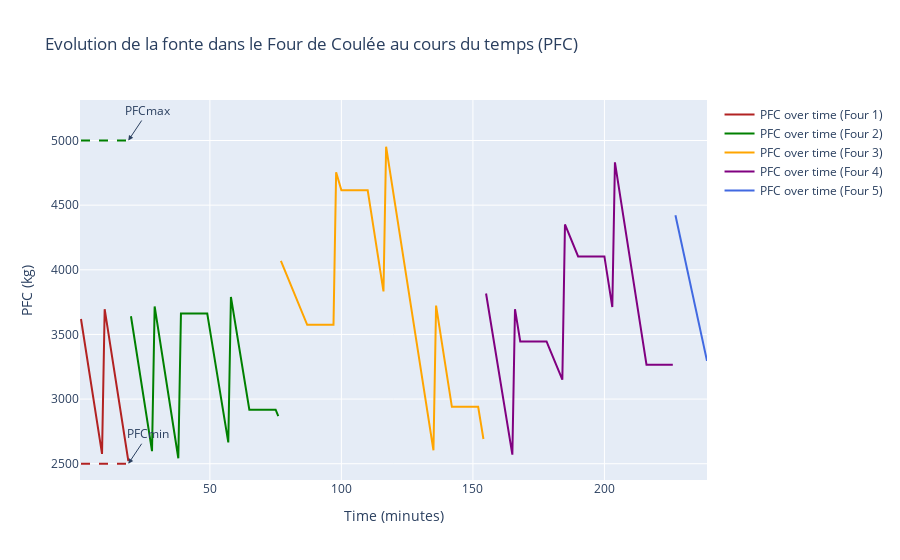
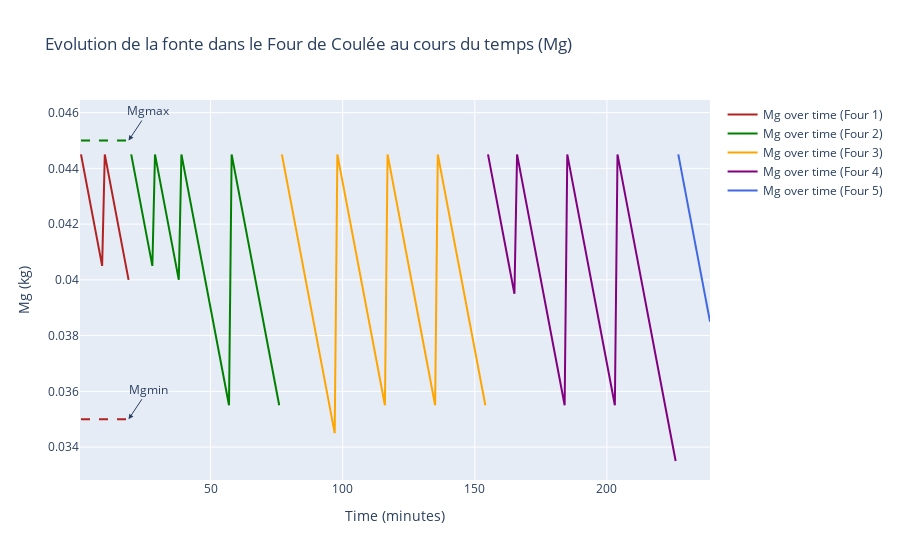

Notebook code for these charts, in order:
### Code cell
import plotly.graph_objects as go

def Plot_consom(PFC_values_dict, Mgvalues_dict, times_dict, PFCmin, PFCmax, Mgmin, Mgmax):
    # Dictionnaire de couleurs pour chaque clé
    color_dict = {
        "chargement_et_fusion": 'royalblue',
        "Four 1": 'firebrick',
        "Four 2": 'green',
        "Four 3": 'orange',
        "Four 4": 'purple',
        "Four 5": 'royalblue'
    }

    # Create Plotly figure for PFC
    fig_pfc = go.Figure()

    # Add PFC lines for each key
    for key in PFC_values_dict.keys():
        fig_pfc.add_trace(go.Scatter(x=times_dict[key], y=PFC_values_dict[key], mode='lines', name=f'PFC over time ({key})', line=dict(color=color_dict[key])))

    # Add horizontal lines for PFCmin and PFCmax
    tmin, tmax = times_dict["Four 1"][0],times_dict["Four 1"][-1]
    fig_pfc.add_shape(type="line", x0=tmin, y0=PFCmin, x1=tmax, y1=PFCmin, line=dict(color="firebrick", width=2, dash="dash"), name="PFCmin")
    fig_pfc.add_shape(type="line", x0=tmin, y0=PFCmax, x1=tmax, y1=PFCmax, line=dict(color="green", width=2, dash="dash"), name="PFCmax")

    # Customize layout for PFC figure
    fig_pfc.update_layout(title='Evolution de la fonte dans le Four de Coulée au cours du temps (PFC)', 
                          xaxis_title='Time (minutes)', yaxis_title='PFC (kg)', 
                          template='plotly', showlegend=True,
                          annotations=[
                              dict(x=tmax, y=PFCmin, xref="x", yref="y", text="PFCmin", showarrow=True, arrowhead=2, ax=20, ay=-30),
                              dict(x=tmax, y=PFCmax, xref="x", yref="y", text="PFCmax", showarrow=True, arrowhead=2, ax=20, ay=-30)
                          ])

    # Show the PFC plot
    fig_pfc.show()

    # Create Plotly figure for Mg
    fig_mg = go.Figure()

    # Add Mg lines for each key
    for key in Mgvalues_dict.keys():
        fig_mg.add_trace(go.Scatter(x=times_dict[key], y=Mgvalues_dict[key], mode='lines', name=f'Mg over time ({key})', line=dict(color=color_dict[key])))

    # Add horizontal lines for Mgmin and Mgmax
    fig_mg.add_shape(type="line", x0=tmin, y0=Mgmin, x1=tmax, y1=Mgmin, line=dict(color="firebrick", width=2, dash="dash"), name="Mgmin")
    fig_mg.add_shape(type="line", x0=tmin, y0=Mgmax, x1=tmax, y1=Mgmax, line=dict(color="green", width=2, dash="dash"), name="Mgmax")

    # Customize layout for Mg figure
    fig_mg.update_layout(title='Evolution de la fonte dans le Four de Coulée au cours du temps (Mg)', 
                         xaxis_title='Time (minutes)', yaxis_title='Mg (kg)', 
                         template='plotly', showlegend=True,
                         annotations=[
                              dict(x=tmax, y=Mgmin, xref="x", yref="y", text="Mgmin", showarrow=True, arrowhead=2, ax=20, ay=-30),
                              dict(x=tmax, y=Mgmax, xref="x", yref="y", text="Mgmax", showarrow=True, arrowhead=2, ax=20, ay=-30)
                          ])

    # Show the Mg plot
    fig_mg.show()

# Call the function with the appropriate dictionaries and parameters
Plot_consom(PFC_Consomvalues_dict, Mgvalues_dict, times_dict, PFCmin, PFCmax, Mgmin, Mgmax)

### Figure 1 — Plotly figure (JSON) as saved in the notebook; plotly's stock layout.template omitted (floating-point values rounded to 4 significant figures)
{"data": [{"line": {"color": "royalblue"}, "mode": "lines", "name": "PFC over time (chargement_et_fusion)", "type": "scatter", "x": [], "y": []}, {"line": {"color": "firebrick"}, "mode": "lines", "name": "PFC over time (Four 1)", "type": "scatter", "x": [1, 2, 3, 4, 5, 6, 7, 8, 9, 10, 11, 12, 13, 14, 15, 16, 17, 18, 19], "y": [3620.0, 3489.0, 3359.0, 3228.0, 3098.0, 2967.0, 2837.0, 2706.0, 2576.0, 3695.0, 3565.0, 3434.0, 3304.0, 3173.0, 3043.0, 2913.0, 2782.0, 2652.0, 2521.0]}, {"line": {"color": "green"}, "mode": "lines", "name": "PFC over time (Four 2)", "type": "scatter", "x": [20, 21, 22, 23, 24, 25, 26, 27, 28, 29, 30, 31, 32, 33, 34, 35, 36, 37, 38, 39, 40, 41, 42, 43, 44, 45, 46, 47, 48, 49, 50, 51, 52, 53, 54, 55, 56, 57, 58, 59, 60, 61, 62, 63, 64, 65, 66, 67, 68, 69, 70, 71, 72, 73, 74, 75, 76], "y": [3641.0, 3510.0, 3380.0, 3249.0, 3119.0, 2988.0, 2858.0, 2727.0, 2597.0, 3716.0, 3586.0, 3456.0, 3325.0, 3195.0, 3064.0, 2934.0, 2803.0, 2673.0, 2542.0, 3662.0, 3662.0, 3662.0, 3662.0, 3662.0, 3662.0, 3662.0, 3662.0, 3662.0, 3662.0, 3662.0, 3537.0, 3413.0, 3288.0, 3163.0, 3039.0, 2914.0, 2789.0, 2665.0, 3790.0, 3665.0, 3541.0, 3416.0, 3291.0, 3167.0, 3042.0, 2918.0, 2918.0, 2918.0, 2918.0, 2918.0, 2918.0, 2918.0, 2918.0, 2918.0, 2918.0, 2918.0, 2868.0]}, {"line": {"color": "orange"}, "mode": "lines", "name": "PFC over time (Four 3)", "type": "scatter", "x": [77, 78, 79, 80, 81, 82, 83, 84, 85, 86, 87, 88, 89, 90, 91, 92, 93, 94, 95, 96, 97, 98, 99, 100, 101, 102, 103, 104, 105, 106, 107, 108, 109, 110, 111, 112, 113, 114, 115, 116, 117, 118, 119, 120, 121, 122, 123, 124, 125, 126, 127, 128, 129, 130, 131, 132, 133, 134, 135, 136, 137, 138, 139, 140, 141, 142, 143, 144, 145, 146, 147, 148, 149, 150, 151, 152, 153, 154], "y": [4069.0, 4019.0, 3970.0, 3921.0, 3871.0, 3822.0, 3772.0, 3723.0, 3674.0, 3624.0, 3575.0, 3575.0, 3575.0, 3575.0, 3575.0, 3575.0, 3575.0, 3575.0, 3575.0, 3575.0, 3575.0, 4755.0, 4685.0, 4615.0, 4615.0, 4615.0, 4615.0, 4615.0, 4615.0, 4615.0, 4615.0, 4615.0, 4615.0, 4615.0, 4485.0, 4354.0, 4224.0, 4094.0, 3963.0, 3833.0, 4952.0, 4822.0, 4691.0, 4561.0, 4430.0, 4300.0, 4169.0, 4039.0, 3908.0, 3778.0, 3647.0, 3517.0, 3387.0, 3256.0, 3126.0, 2995.0, 2865.0, 2734.0, 2604.0, 3723.0, 3593.0, 3462.0, 3332.0, 3201.0, 3071.0, 2940.0, 2940.0, 2940.0, 2940.0, 2940.0, 2940.0, 2940.0, 2940.0, 2940.0, 2940.0, 2940.0, 2816.0, 2691.0]}, {"line": {"color": "purple"}, "mode": "lines", "name": "PFC over time (Four 4)", "type": "scatter", "x": [155, 156, 157, 158, 159, 160, 161, 162, 163, 164, 165, 166, 167, 168, 169, 170, 171, 172, 173, 174, 175, 176, 177, 178, 179, 180, 181, 182, 183, 184, 185, 186, 187, 188, 189, 190, 191, 192, 193, 194, 195, 196, 197, 198, 199, 200, 201, 202, 203, 204, 205, 206, 207, 208, 209, 210, 211, 212, 213, 214, 215, 216, 217, 218, 219, 220, 221, 222, 223, 224, 225, 226], "y": [3817.0, 3692.0, 3567.0, 3443.0, 3318.0, 3193.0, 3069.0, 2944.0, 2819.0, 2695.0, 2570.0, 3695.0, 3571.0, 3446.0, 3446.0, 3446.0, 3446.0, 3446.0, 3446.0, 3446.0, 3446.0, 3446.0, 3446.0, 3446.0, 3397.0, 3347.0, 3298.0, 3249.0, 3199.0, 3150.0, 4350.0, 4301.0, 4252.0, 4202.0, 4153.0, 4103.0, 4103.0, 4103.0, 4103.0, 4103.0, 4103.0, 4103.0, 4103.0, 4103.0, 4103.0, 4103.0, 3973.0, 3842.0, 3712.0, 4832.0, 4701.0, 4571.0, 4440.0, 4310.0, 4179.0, 4049.0, 3918.0, 3788.0, 3657.0, 3527.0, 3396.0, 3266.0, 3266.0, 3266.0, 3266.0, 3266.0, 3266.0, 3266.0, 3266.0, 3266.0, 3266.0, 3266.0]}, {"line": {"color": "royalblue"}, "mode": "lines", "name": "PFC over time (Four 5)", "type": "scatter", "x": [227, 228, 229, 230, 231, 232, 233, 234, 235, 236, 237, 238, 239], "y": [4422.0, 4328.0, 4234.0, 4140.0, 4046.0, 3953.0, 3859.0, 3765.0, 3671.0, 3577.0, 3483.0, 3389.0, 3295.0]}], "layout": {"annotations": [{"arrowhead": 2, "ax": 20, "ay": -30, "showarrow": true, "text": "PFCmin", "x": 19, "xref": "x", "y": 2500, "yref": "y"}, {"arrowhead": 2, "ax": 20, "ay": -30, "showarrow": true, "text": "PFCmax", "x": 19, "xref": "x", "y": 5000, "yref": "y"}], "shapes": [{"line": {"color": "firebrick", "dash": "dash", "width": 2}, "name": "PFCmin", "type": "line", "x0": 1, "x1": 19, "y0": 2500, "y1": 2500}, {"line": {"color": "green", "dash": "dash", "width": 2}, "name": "PFCmax", "type": "line", "x0": 1, "x1": 19, "y0": 5000, "y1": 5000}], "showlegend": true, "title": {"text": "Evolution de la fonte dans le Four de Coulée au cours du temps (PFC)"}, "xaxis": {"title": {"text": "Time (minutes)"}}, "yaxis": {"title": {"text": "PFC (kg)"}}}}

### Figure 2 — Plotly figure (JSON) as saved in the notebook; plotly's stock layout.template omitted (floating-point values rounded to 4 significant figures)
{"data": [{"line": {"color": "royalblue"}, "mode": "lines", "name": "Mg over time (chargement_et_fusion)", "type": "scatter", "x": [], "y": []}, {"line": {"color": "firebrick"}, "mode": "lines", "name": "Mg over time (Four 1)", "type": "scatter", "x": [1, 2, 3, 4, 5, 6, 7, 8, 9, 10, 11, 12, 13, 14, 15, 16, 17, 18, 19], "y": [0.0445, 0.044, 0.0435, 0.043, 0.0425, 0.042, 0.0415, 0.041, 0.0405, 0.0445, 0.044, 0.0435, 0.043, 0.0425, 0.042, 0.0415, 0.041, 0.0405, 0.04]}, {"line": {"color": "green"}, "mode": "lines", "name": "Mg over time (Four 2)", "type": "scatter", "x": [20, 21, 22, 23, 24, 25, 26, 27, 28, 29, 30, 31, 32, 33, 34, 35, 36, 37, 38, 39, 40, 41, 42, 43, 44, 45, 46, 47, 48, 49, 50, 51, 52, 53, 54, 55, 56, 57, 58, 59, 60, 61, 62, 63, 64, 65, 66, 67, 68, 69, 70, 71, 72, 73, 74, 75, 76], "y": [0.0445, 0.044, 0.0435, 0.043, 0.0425, 0.042, 0.0415, 0.041, 0.0405, 0.0445, 0.044, 0.0435, 0.043, 0.0425, 0.042, 0.0415, 0.041, 0.0405, 0.04, 0.0445, 0.044, 0.0435, 0.043, 0.0425, 0.042, 0.0415, 0.041, 0.0405, 0.04, 0.0395, 0.039, 0.0385, 0.038, 0.0375, 0.037, 0.0365, 0.036, 0.0355, 0.0445, 0.044, 0.0435, 0.043, 0.0425, 0.042, 0.0415, 0.041, 0.0405, 0.04, 0.0395, 0.039, 0.0385, 0.038, 0.0375, 0.037, 0.0365, 0.036, 0.0355]}, {"line": {"color": "orange"}, "mode": "lines", "name": "Mg over time (Four 3)", "type": "scatter", "x": [77, 78, 79, 80, 81, 82, 83, 84, 85, 86, 87, 88, 89, 90, 91, 92, 93, 94, 95, 96, 97, 98, 99, 100, 101, 102, 103, 104, 105, 106, 107, 108, 109, 110, 111, 112, 113, 114, 115, 116, 117, 118, 119, 120, 121, 122, 123, 124, 125, 126, 127, 128, 129, 130, 131, 132, 133, 134, 135, 136, 137, 138, 139, 140, 141, 142, 143, 144, 145, 146, 147, 148, 149, 150, 151, 152, 153, 154], "y": [0.0445, 0.044, 0.0435, 0.043, 0.0425, 0.042, 0.0415, 0.041, 0.0405, 0.04, 0.0395, 0.039, 0.0385, 0.038, 0.0375, 0.037, 0.0365, 0.036, 0.0355, 0.035, 0.0345, 0.0445, 0.044, 0.0435, 0.043, 0.0425, 0.042, 0.0415, 0.041, 0.0405, 0.04, 0.0395, 0.039, 0.0385, 0.038, 0.0375, 0.037, 0.0365, 0.036, 0.0355, 0.0445, 0.044, 0.0435, 0.043, 0.0425, 0.042, 0.0415, 0.041, 0.0405, 0.04, 0.0395, 0.039, 0.0385, 0.038, 0.0375, 0.037, 0.0365, 0.036, 0.0355, 0.0445, 0.044, 0.0435, 0.043, 0.0425, 0.042, 0.0415, 0.041, 0.0405, 0.04, 0.0395, 0.039, 0.0385, 0.038, 0.0375, 0.037, 0.0365, 0.036, 0.0355]}, {"line": {"color": "purple"}, "mode": "lines", "name": "Mg over time (Four 4)", "type": "scatter", "x": [155, 156, 157, 158, 159, 160, 161, 162, 163, 164, 165, 166, 167, 168, 169, 170, 171, 172, 173, 174, 175, 176, 177, 178, 179, 180, 181, 182, 183, 184, 185, 186, 187, 188, 189, 190, 191, 192, 193, 194, 195, 196, 197, 198, 199, 200, 201, 202, 203, 204, 205, 206, 207, 208, 209, 210, 211, 212, 213, 214, 215, 216, 217, 218, 219, 220, 221, 222, 223, 224, 225, 226], "y": [0.0445, 0.044, 0.0435, 0.043, 0.0425, 0.042, 0.0415, 0.041, 0.0405, 0.04, 0.0395, 0.0445, 0.044, 0.0435, 0.043, 0.0425, 0.042, 0.0415, 0.041, 0.0405, 0.04, 0.0395, 0.039, 0.0385, 0.038, 0.0375, 0.037, 0.0365, 0.036, 0.0355, 0.0445, 0.044, 0.0435, 0.043, 0.0425, 0.042, 0.0415, 0.041, 0.0405, 0.04, 0.0395, 0.039, 0.0385, 0.038, 0.0375, 0.037, 0.0365, 0.036, 0.0355, 0.0445, 0.044, 0.0435, 0.043, 0.0425, 0.042, 0.0415, 0.041, 0.0405, 0.04, 0.0395, 0.039, 0.0385, 0.038, 0.0375, 0.037, 0.0365, 0.036, 0.0355, 0.035, 0.0345, 0.034, 0.0335]}, {"line": {"color": "royalblue"}, "mode": "lines", "name": "Mg over time (Four 5)", "type": "scatter", "x": [227, 228, 229, 230, 231, 232, 233, 234, 235, 236, 237, 238, 239], "y": [0.0445, 0.044, 0.0435, 0.043, 0.0425, 0.042, 0.0415, 0.041, 0.0405, 0.04, 0.0395, 0.039, 0.0385]}], "layout": {"annotations": [{"arrowhead": 2, "ax": 20, "ay": -30, "showarrow": true, "text": "Mgmin", "x": 19, "xref": "x", "y": 0.035, "yref": "y"}, {"arrowhead": 2, "ax": 20, "ay": -30, "showarrow": true, "text": "Mgmax", "x": 19, "xref": "x", "y": 0.045, "yref": "y"}], "shapes": [{"line": {"color": "firebrick", "dash": "dash", "width": 2}, "name": "Mgmin", "type": "line", "x0": 1, "x1": 19, "y0": 0.035, "y1": 0.035}, {"line": {"color": "green", "dash": "dash", "width": 2}, "name": "Mgmax", "type": "line", "x0": 1, "x1": 19, "y0": 0.045, "y1": 0.045}], "showlegend": true, "title": {"text": "Evolution de la fonte dans le Four de Coulée au cours du temps (Mg)"}, "xaxis": {"title": {"text": "Time (minutes)"}}, "yaxis": {"title": {"text": "Mg (kg)"}}}}
